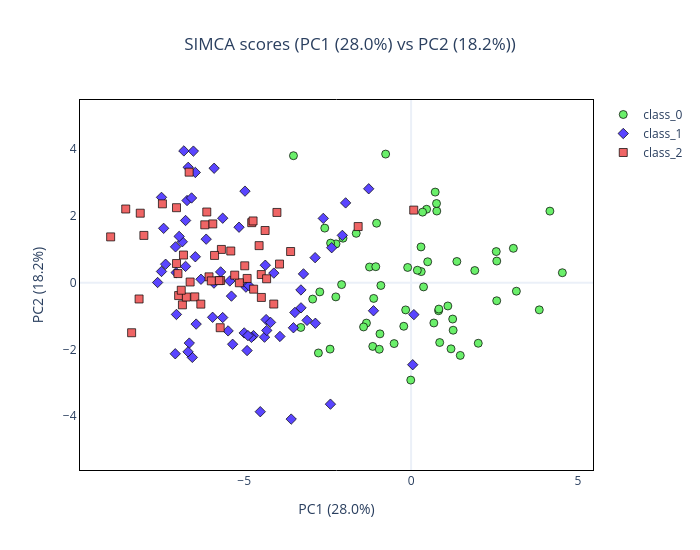

The code cell stored with this chart in its notebook:
### Markdown cell above
### PCA scores

### Code cell
model_1.plot_scores(X, [class_names[i] for i in y])
